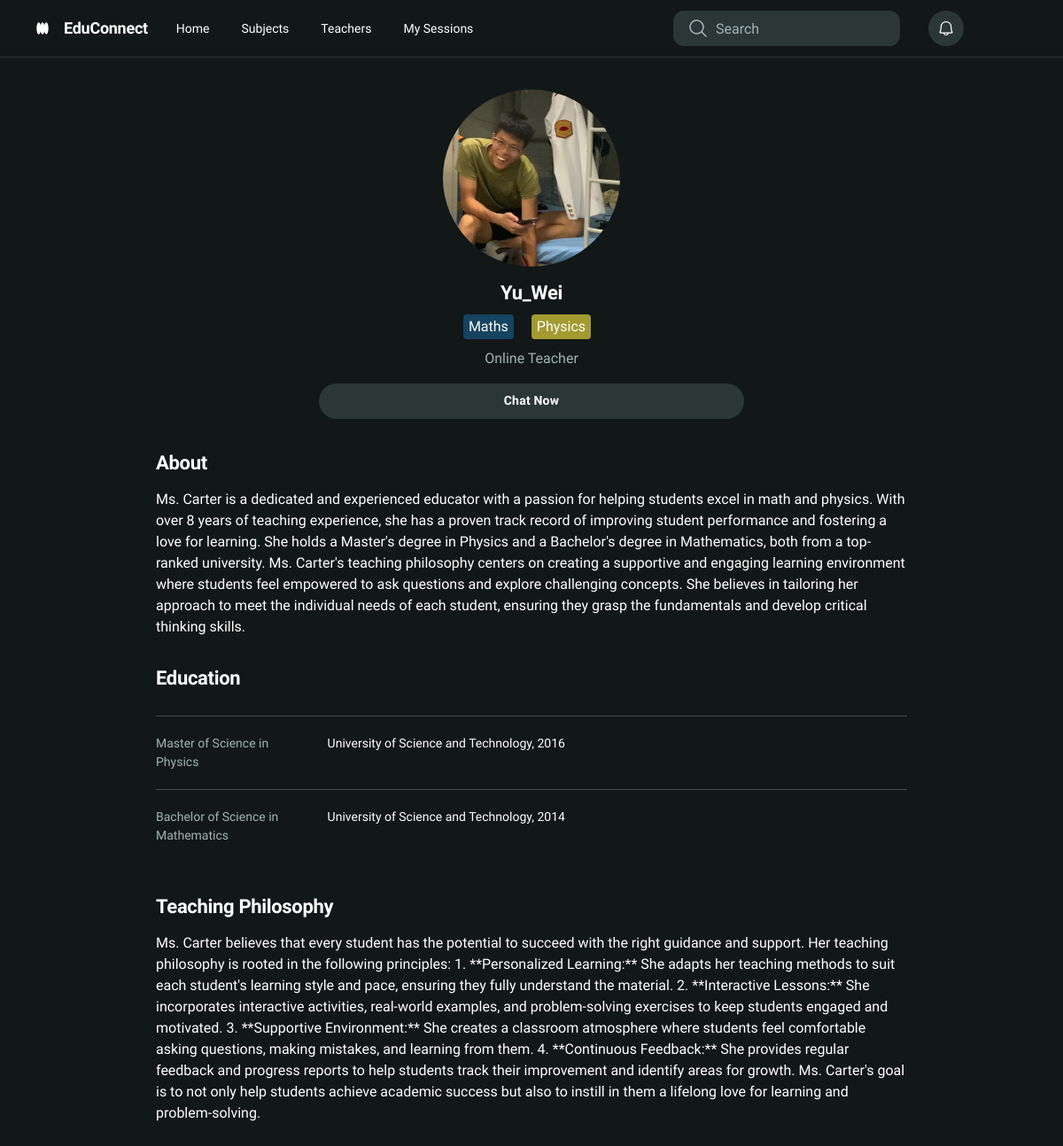
The app's page /tutionmatee/profile/Yu_Wei with its own data.
### tutionmatee/models.py (models this page shows, shortened)
class teacher(models.Model):
    user = models.OneToOneField(User, on_delete=models.CASCADE)
    subjects = models.ManyToManyField(subjects, related_name="subjects")
    min_rate = models.BigIntegerField(
        null=True, blank=True,
        validators=[MinValueValidator(0), MaxValueValidator(5000)]  # Min value 0, Max value 5000
    )
    max_rate = models.IntegerField(
        null=True, blank=True,
        validators=[MinValueValidator(0), MaxValueValidator(10000)]  # Min value 0, Max value 10000
    )
    image = models.ImageField(upload_to='images/', blank=True)  # images/ is the subfolder in MEDIA_ROOT
    password = models.CharField(max_length=100, blank=True)
    phone_number = models.CharField(max_length=8, blank=True, null= True)

class subjects(models.Model):
    type = models.CharField(max_length=100)
    def __str__(self):
        return self.type

### tutionmatee/views.py (the view)
# urls.py: path("profile/<str:tutor_name>", views.profile, name="profile"),
def profile(request, tutor_name):
    return render(request, "profile.html", {
        "teacher" : teacher.objects.get(user__username = tutor_name)
    })

### tutionmatee/templates/profile.html (shortened to what this page needs)
{% load static %}
<html>
  <head>
    <script src="https://cdn.tailwindcss.com?plugins=forms,container-queries"></script>
  </head>
  <body>
    <div class="relative flex size-full min-h-screen flex-col bg-[#121717] dark group/design-root overflow-x-hidden" style='font-family: Lexend, "Noto Sans", sans-serif;'>
      <div class="layout-container flex h-full grow flex-col">
        <header class="flex items-center justify-between whitespace-nowrap border-b border-solid border-b-[#2b3636] px-10 py-3">
          <div class="flex items-center gap-8">
            <div class="flex items-center gap-4 text-white">
              <div class="size-4">
              </div>
              <h2 class="text-white text-lg font-bold leading-tight tracking-[-0.015em]">EduConnect</h2>
            </div>
            <div class="flex items-center gap-9">
              <a class="text-white text-sm font-medium leading-normal" href="#">Home</a>
              <a class="text-white text-sm font-medium leading-normal" href="#">Subjects</a>
              <a class="text-white text-sm font-medium leading-normal" href="#">Teachers</a>
              <a class="text-white text-sm font-medium leading-normal" href="#">My Sessions</a>
            </div>
          </div>
          <div class="flex flex-1 justify-end gap-8">
            <label class="flex flex-col min-w-40 !h-10 max-w-64">
              <div class="flex w-full flex-1 items-stretch rounded-xl h-full">
                <div
                  class="text-[#a2b4b4] flex border-none bg-[#2b3636] items-center justify-center pl-4 rounded-l-xl border-r-0"
                  data-icon="MagnifyingGlass"
                  data-size="24px"
                  data-weight="regular"
                >
                  <svg xmlns="http://www.w3.org/2000/svg" width="24px" height="24px" fill="currentColor" viewBox="0 0 256 256">
                    <path
                      d="M229.66,218.34l-50.07-50.06a88.11,88.11,0,1,0-11.31,11.31l50.06,50.07a8,8,0,0,0,11.32-11.32ZM40,112a72,72,0,1,1,72,72A72.08,72.08,0,0,1,40,112Z"
                    ></path>
                  </svg>
                </div>
                <input
                  placeholder="Search"
                  class="form-input flex w-full min-w-0 flex-1 resize-none overflow-hidden rounded-xl text-white focus:outline-0 focus:ring-0 border-none bg-[#2b3636] focus:border-none h-full placeholder:text-[#a2b4b4] px-4 rounded-l-none border-l-0 pl-2 text-base font-normal leading-normal"
                  value=""
                />
              </div>
            </label>
            <button
              class="flex max-w-[480px] cursor-pointer items-center justify-center overflow-hidden rounded-full h-10 bg-[#2b3636] text-white gap-2 text-sm font-bold leading-normal tracking-[0.015em] min-w-0 px-2.5"
            >
              <div class="text-white" data-icon="Bell" data-size="20px" data-weight="regular">
              </div>
            </button>
            <div
              class="bg-center bg-no-repeat aspect-square bg-cover rounded-full size-10"
              style='background-image: url("https://lh3.googleusercontent.com/aida-public/AB6AXuDfHSxtgvH65xrtFrZA6ZVGGx_cKW7zDJdYPwgjT27PjYQiTgap816NsCBLl7Qh85JAP78gCfIA9jaR6iO7ePUEk92BP8g28sGUPDH-ohBozwz5bj9Sp2gX_mTzYZiThBFPkkCx4DHLubly3wkQkWdMikNSpzsuaUOJeFPLkkJ7FzuV1ieQjYANVNyRbtN3f56a2tdnbbnHUXptNJwUWpoayv_ha7yCUmnjVP2C0adZYt1xJz6IFpTfzW5hXNu7EE0JHe_ZiBmLG0Q");'
            ></div>
          </div>
        </header>
        <div class="px-40 flex flex-1 justify-center py-5">
          <div class="layout-content-container flex flex-col max-w-[960px] flex-1">
            <div class="flex p-4 @container">
              <div class="flex w-full flex-col gap-4 items-center">
                <div class="flex gap-4 flex-col items-center">
                  <div
                  ><img style="height: 200px; width:200px; border-radius: 100px; object-fit: cover" src="{{ teacher.image.url }}"></div>
                  <div class="flex flex-col items-center justify-center justify-center">
                    <p class="text-white text-[22px] font-bold leading-tight tracking-[-0.015em] text-center">{{ teacher.user.username }}</p>
                    <div style="display: flex; flex-direction: row; gap: 10px;">
                    {% for subject in teacher.subjects.all %}
                    <p style="color: rgb(219, 215, 215); font-size: medium; margin-right: 10px ;padding: 2px 6px;border-radius:4px ;margin-top: 10px; margin-bottom:10px" data-subject="{{ subject.type }}" class="subject text-base font-normal leading-normal text-center"> {{ subject }}</p>
                    {% endfor %}
                  </div>
                    <p class="text-[#a2b4b4] text-base font-normal leading-normal text-center">Online Teacher</p>
                  </div>
                </div>
                <button
                  id="chat-now-btn" type="button" class="flex min-w-[84px] cursor-pointer items-center justify-center overflow-hidden rounded-full h-10 px-4 bg-[#2b3636] text-white text-sm font-bold leading-normal tracking-[0.015em] w-full max-w-[480px] @[480px]:w-auto"
                >
                  <span class="truncate">Chat Now</span>
                </button>
              </div>
            </div>
            <h2 class="text-white text-[22px] font-bold leading-tight tracking-[-0.015em] px-4 pb-3 pt-5">About</h2>
            <p class="text-white text-base font-normal leading-normal pb-3 pt-1 px-4">
              Ms. Carter is a dedicated and experienced educator with a passion for helping students excel in math and physics. With over 8 years of teaching experience, she has a
              proven track record of improving student performance and fostering a love for learning. She holds a Master's degree in Physics and a Bachelor's degree in Mathematics,
              both from a top-ranked university. Ms. Carter's teaching philosophy centers on creating a supportive and engaging learning environment where students feel empowered
              to ask questions and explore challenging concepts. She believes in tailoring her approach to meet the individual needs of each student, ensuring they grasp the
              fundamentals and develop critical thinking skills.
            </p>
            <h2 class="text-white text-[22px] font-bold leading-tight tracking-[-0.015em] px-4 pb-3 pt-5">Education</h2>
            <div class="p-4 grid grid-cols-[20%_1fr] gap-x-6">
              <div class="col-span-2 grid grid-cols-subgrid border-t border-t-[#404f4f] py-5">
                <p class="text-[#a2b4b4] text-sm font-normal leading-normal">Master of Science in Physics</p>
                <p class="text-white text-sm font-normal leading-normal">University of Science and Technology, 2016</p>
              </div>
              <div class="col-span-2 grid grid-cols-subgrid border-t border-t-[#404f4f] py-5">
                <p class="text-[#a2b4b4] text-sm font-normal leading-normal">Bachelor of Science in Mathematics</p>
                <p class="text-white text-sm font-normal leading-normal">University of Science and Technology, 2014</p>
              </div>
            </div>
            <h2 class="text-white text-[22px] font-bold leading-tight tracking-[-0.015em] px-4 pb-3 pt-5">Teaching Philosophy</h2>
            <p class="text-white text-base font-normal leading-normal pb-3 pt-1 px-4">
              Ms. Carter believes that every student has the potential to succeed with the right guidance and support. Her teaching philosophy is rooted in the following
              principles: 1. **Personalized Learning:** She adapts her teaching methods to suit each student's learning style and pace, ensuring they fully understand the material.
              2. **Interactive Lessons:** She incorporates interactive activities, real-world examples, and problem-solving exercises to keep students engaged and motivated. 3.
              **Supportive Environment:** She creates a classroom atmosphere where students feel comfortable asking questions, making mistakes, and learning from them. 4.
              **Continuous Feedback:** She provides regular feedback and progress reports to help students track their improvement and identify areas for growth. Ms. Carter's goal
              is to not only help students achieve academic success but also to instill in them a lifelong love for learning and problem-solving.
            </p>
          </div>
        </div>
      </div>
    </div>
  </body>
</html>

### records on screen
teacher: image (picture), user.username "Yu_Wei"
subjects: type "Maths"
subjects: type "Physics"
